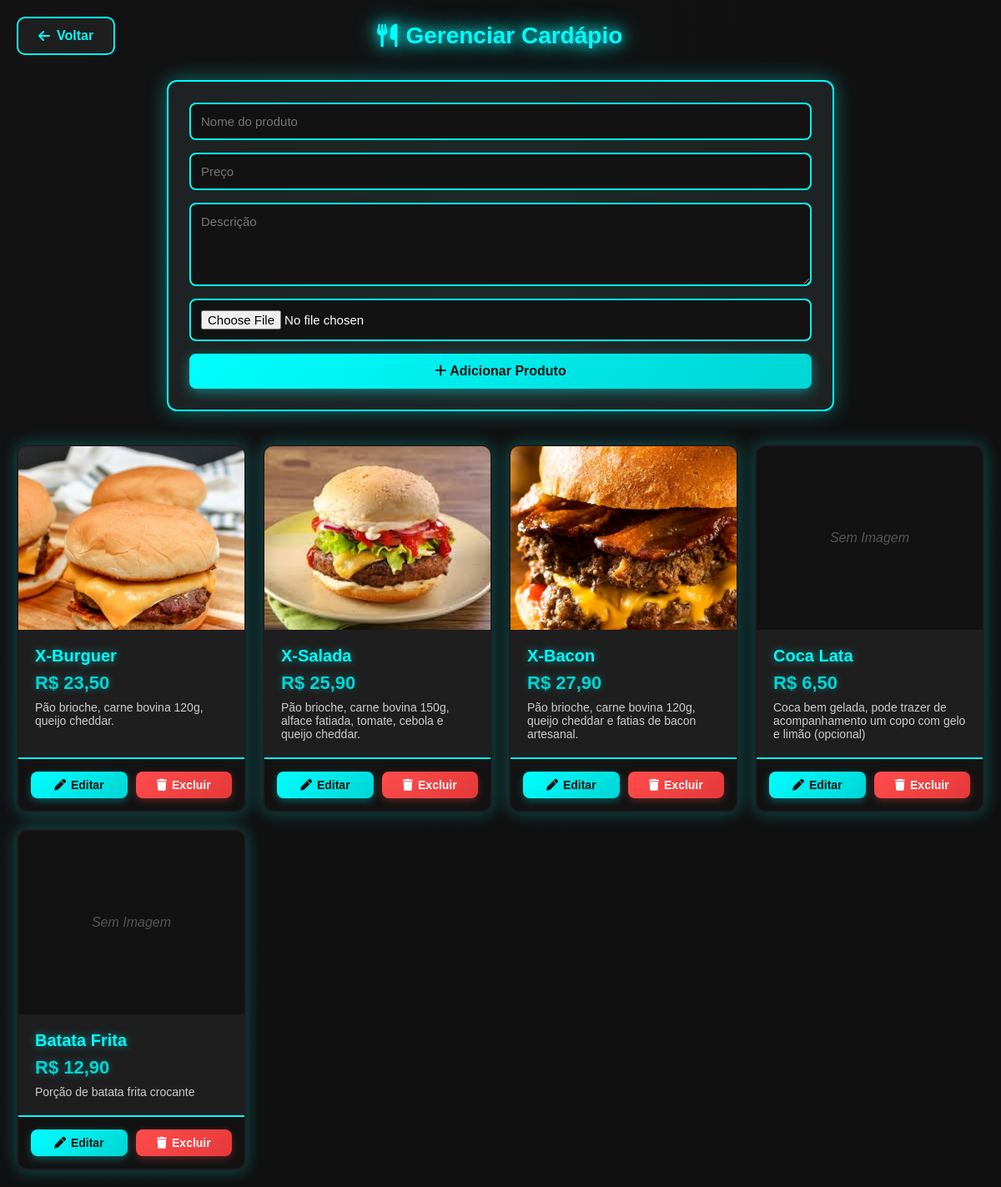
Page /cardapio.php (signed in) on the earlier database version.
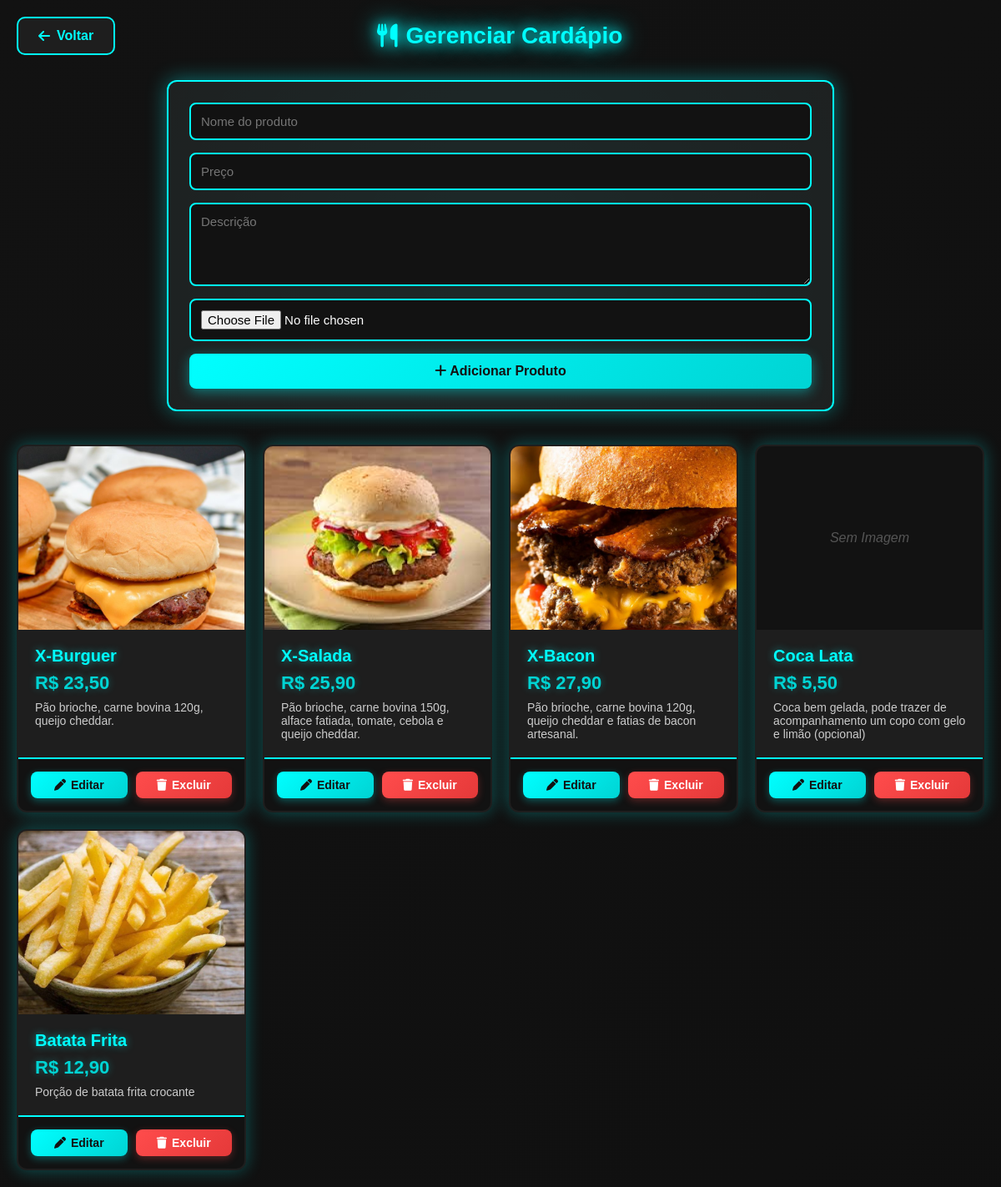
Same page on the later database version.
### tables this page shows
CREATE TABLE `produtos` (
  `id` int(11) NOT NULL,
  `nome` varchar(100) NOT NULL,
  `descricao` text DEFAULT NULL,
  `preco` decimal(10,2) NOT NULL,
  `imagem` varchar(255) DEFAULT NULL
);

### cardapio.php (the view, shortened to what this page needs)
<?php
include "config.php";
$targetDir = "uploads/";
$produtos = $conn->query("SELECT * FROM produtos");
?>
<!DOCTYPE html>
<html lang="pt-BR">
<head>
    <link rel="stylesheet" href="css/cardapio.css?e=<?php echo rand(0, 10000) ?>">
    <link rel="stylesheet" href="https://cdnjs.cloudflare.com/ajax/libs/font-awesome/6.5.0/css/all.min.css">
</head>
<body>
    <div class="header-page">
        <a href="painel_dono.php" class="btn-voltar-top"><i class="fa fa-arrow-left"></i> Voltar</a>
        <h1><i class="fa fa-utensils"></i> Gerenciar Cardápio</h1>
    </div>
    <form method="post" enctype="multipart/form-data">
        <input type="text" name="nome" placeholder="Nome do produto" required>
        <input type="number" step="0.01" name="preco" placeholder="Preço" required>
        <textarea name="descricao" placeholder="Descrição"></textarea>
        <input type="file" name="imagem" accept="image/*">
        <button type="submit" name="adicionar"><i class="fa fa-plus"></i> Adicionar Produto</button>
    </form>
    <div class="produtos-container">
        <?php while ($row = $produtos->fetch_assoc()): ?>
            <div class="card-produto">
                <?php if ($row['imagem'] && file_exists($targetDir . $row['imagem'])): ?>
                    <img src="<?= $targetDir . $row['imagem'] ?>" alt="<?= $row['nome'] ?>" class="card-img">
                <?php else: ?>
                    <div class="card-img-placeholder">Sem Imagem</div>
                <?php endif; ?>
                <div class="card-info">
                    <h3><?= $row['nome'] ?></h3>
                    <p class="preco">R$ <?= number_format($row['preco'], 2, ',', '.') ?></p>
                    <p class="descricao"><?= $row['descricao'] ?></p>
                </div>
                <div class="card-acoes">
                    <a href="editar_produto.php?id=<?= $row['id'] ?>" class="editar"><i class="fa fa-pen"></i> Editar</a>
                    <a href="cardapio.php?delete=<?= $row['id'] ?>" class="delete"
                        onclick="return confirm('Tem certeza que deseja excluir?')"><i class="fa fa-trash"></i> Excluir</a>
                </div>
            </div>
        <?php endwhile; ?>
    </div>
</body>
</html>

Differences in the rows shown:
changed produtos "Coca Lata": preco "6,50" → "5,50"
changed produtos "Batata Frita": imagem: picture added; no longer shows "Sem Imagem"
